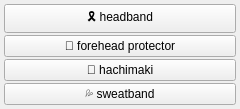
<?xml version="1.0" encoding="UTF-8"?>
<ui version="4.0">
 <class>clothes_headband_menu</class>
 <widget class="QWidget" name="clothes_headband_menu">
  <property name="geometry">
   <rect><x>0</x><y>0</y><width>240</width><height>60</height></rect>
  </property>
  <layout class="QGridLayout" name="grid">
   <property name="leftMargin"><number>4</number></property>
   <property name="topMargin"><number>4</number></property>
   <property name="rightMargin"><number>4</number></property>
   <property name="bottomMargin"><number>4</number></property>
   <property name="horizontalSpacing"><number>2</number></property>
   <property name="verticalSpacing"><number>2</number></property>
   <item row="0" column="0">
    <widget class="QPushButton" name="chk_headband">
     <property name="checkable"><bool>true</bool></property>
     <property name="text"><string>🎗️ headband</string></property>
     <property name="tags" stdset="0"><string>headband</string></property>
     <property name="group" stdset="0"><string>headband</string></property>
    </widget>
   </item>
   <item row="1" column="0">
    <widget class="QPushButton" name="chk_forehead_protector">
     <property name="checkable"><bool>true</bool></property>
     <property name="text"><string>🥷 forehead protector</string></property>
     <property name="tags" stdset="0"><string>forehead protector</string></property>
     <property name="group" stdset="0"><string>headband</string></property>
    </widget>
   </item>
   <item row="2" column="0">
    <widget class="QPushButton" name="chk_hachimaki">
     <property name="checkable"><bool>true</bool></property>
     <property name="text"><string>🥋 hachimaki</string></property>
     <property name="tags" stdset="0"><string>hachimaki</string></property>
     <property name="group" stdset="0"><string>headband</string></property>
    </widget>
   </item>
   <item row="3" column="0">
    <widget class="QPushButton" name="chk_sweatband">
     <property name="checkable"><bool>true</bool></property>
     <property name="text"><string>💦 sweatband</string></property>
     <property name="tags" stdset="0"><string>sweatband</string></property>
     <property name="group" stdset="0"><string>headband</string></property>
    </widget>
   </item>
  </layout>
 </widget>
 <resources/>
 <connections/>
</ui>
